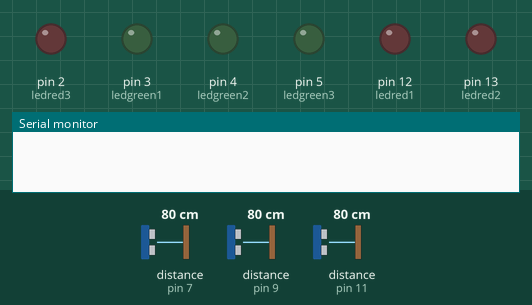
Bench run of a sketch on a simulated Arduino Uno, built with avr-gcc and run on an emulated ATmega328P. Shown: output pins drawn as LEDs (lit = HIGH), the last lines printed to the serial monitor. Wiring (inferred from the names in the program): 3 × ultrasonic range finder: trigger pin 6, echo pin 7 / trigger pin 8, echo pin 9 / trigger pin 10, echo pin 11. Dashed ring = blinking. Inputs (shaded band) come from the test bench; at power-on: distance to the obstacle (sensors on pin 7, pin 11, pin 9) 80 cm. The echo pulse lasts 58.3 µs per cm; pins used as bus, display or sensor lines are not drawn.

Above: at 1.2 s.
1.3 s: distance to the obstacle (sensor on pin 7) set to 42 cm
2.8 s: distance to the obstacle (sensor on pin 7) set to 37 cm
At 3.4 s:
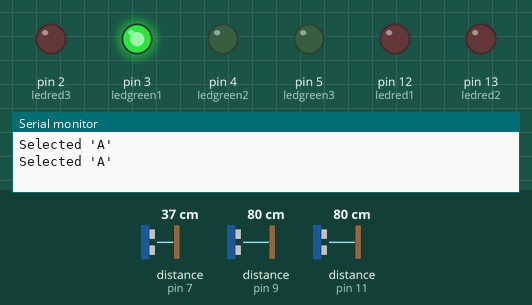
4.3 s: distance to the obstacle (sensor on pin 11) set to 45 cm
5.8 s: distance to the obstacle (sensor on pin 11) set to 38 cm
At 6.03 s:
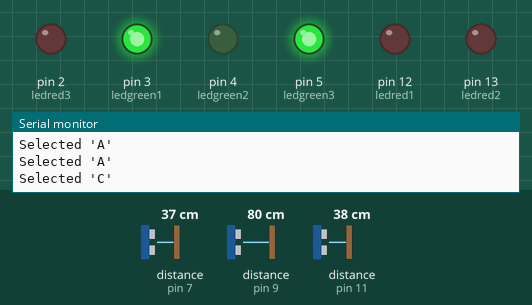
At 6.7 s:
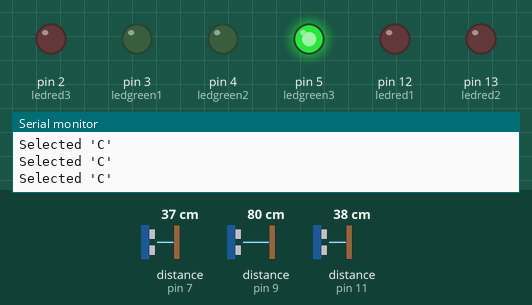
7.6 s: distance to the obstacle (sensor on pin 9) set to 44 cm
9.1 s: distance to the obstacle (sensor on pin 9) set to 36 cm
At 10.2 s:
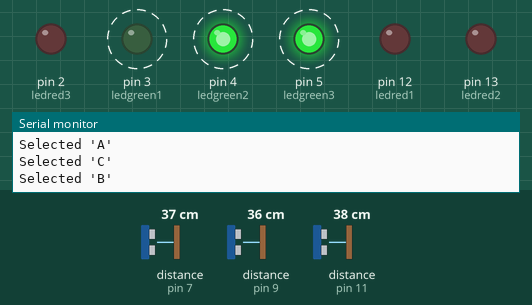
Timing chart, 0 to 13.1 s (numbered marks = the images above; inputs shaded):
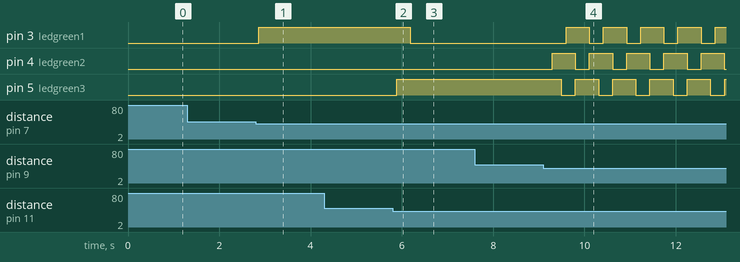

Measured:
- the behaviour switches between 40 and 39 cm on distance to the obstacle (sensor on pin 7) (found by bisection; images 0 and 1)
- the behaviour switches between 41 and 40 cm on distance to the obstacle (sensor on pin 11) (found by bisection; images 1 and 2)
- the behaviour switches between 40 and 39 cm on distance to the obstacle (sensor on pin 9) (found by bisection; images 3 and 4)
- after the input at 1.3 s, every drawn part: stays the same
- after the input at 2.8 s, pin 3 (ledgreen1): LOW → HIGH after 0.07 s
- after the input at 5.8 s, pin 3 (ledgreen1): HIGH → LOW after 0.39 s; pin 5 (ledgreen3): LOW → HIGH after 0.09 s
- after the input at 9.1 s, pin 3 (ledgreen1): alternates HIGH for 0.51 s and LOW for 0.31 s, starting after 0.50 s; pin 4 (ledgreen2): alternates HIGH for 0.51 s and LOW for 0.31 s, starting after 0.19 s; pin 5 (ledgreen3): alternates HIGH for 0.51 s and LOW for 0.31 s, starting after 0.39 s

The sketch:

bmecc.ino
```cpp
int ledgreen1 = 3;//left
int ledgreen2 = 4;
int ledgreen3 = 5;
int ledred1=12;
int ledred2=13;
int ledred3=2;


int trigPin1 = 6;
int echoPin1 = 7;

int trigPin2 = 8;
int echoPin2 = 9;

int trigPin3 = 10;
int echoPin3 = 11;

bool isselected=false;
void setup() {
  Serial.begin (9600);
  pinMode(trigPin1, OUTPUT);
  pinMode(echoPin1, INPUT);

  pinMode(trigPin2, OUTPUT);
  pinMode(echoPin2, INPUT);

  pinMode(trigPin3, OUTPUT);
  pinMode(echoPin3, INPUT);

  pinMode(ledgreen1, OUTPUT);
  pinMode(ledgreen2, OUTPUT);
  pinMode(ledgreen3, OUTPUT);
  pinMode(ledred1, OUTPUT);
  pinMode(ledred2, OUTPUT);
  pinMode(ledred3, OUTPUT);
}

void firstsensor(){ // This function is for first sensor.
  long duration1, distance1;
  digitalWrite (trigPin1, LOW);
  delayMicroseconds (2);
  digitalWrite (trigPin1, HIGH);

  delayMicroseconds (10);
  digitalWrite (trigPin1, LOW);
  duration1 = pulseIn (echoPin1, HIGH);
  distance1 = (duration1/2) / 29.1;

  if (distance1 < 40&&!isselected) {  // Change the number for long or short distances.
   Serial.print("Selected 'A' \n");
      digitalWrite (ledgreen1, HIGH);
      isselected=true;
    delay(200);
    if(distance1<15) {
      Serial.print("Clicked A \n");
      Serial.println("A");
      digitalWrite(ledred1, HIGH);
      delay(200);
    }
   else digitalWrite(ledred1, LOW);
  } else {
    digitalWrite (ledgreen1, LOW);
     digitalWrite(ledred1, LOW);
     isselected=false;
  }
}
void secondsensor(){ // This function is for second sensor.
    long duration2, distance2;
  digitalWrite (trigPin2, LOW);
  delayMicroseconds (2);
    digitalWrite (trigPin2, HIGH);
    delayMicroseconds (10);
    digitalWrite (trigPin2, LOW);
    duration2 = pulseIn (echoPin2, HIGH);
    distance2 = (duration2/2) / 29.1;


    if (distance2 < 40&&!isselected) {  // Change the number for long or short distances.
      Serial.print("Selected 'B' \n");
      isselected=true;
      digitalWrite (ledgreen2, HIGH);
      delay(200);
      if(distance2<15) {
      Serial.print("Clicked B \n");
        digitalWrite(ledred2, HIGH);
        delay(200);
      }
    }

 else {
      digitalWrite (ledgreen2, LOW);
      digitalWrite(ledred2, LOW);
      isselected=false;
    }
}
void thirdsensor(){ // This function is for third sensor.
    long duration3, distance3;
  digitalWrite (trigPin3, LOW);
  delayMicroseconds (2);
    digitalWrite (trigPin3, HIGH);
    delayMicroseconds (10);
    digitalWrite (trigPin3, LOW);
    duration3 = pulseIn (echoPin3, HIGH);
    distance3 = (duration3/2) / 29.1;


    if (distance3 < 40&&!isselected) {  // Change the number for long or short distances.
      Serial.print("Selected 'C' \n");
       digitalWrite (ledgreen3, HIGH);
       isselected=true;
      delay(200);


     if(distance3<15) {
      Serial.print("Clicked C \n");
      digitalWrite(ledred3, HIGH);
      delay(200);
     }


    }
 else {
      digitalWrite (ledgreen3, LOW);
       digitalWrite(ledred3, LOW);
       isselected=false;
    }
}

void loop() {
Serial.println("\n");
firstsensor();
secondsensor();
thirdsensor();
delay(100);
}
```
